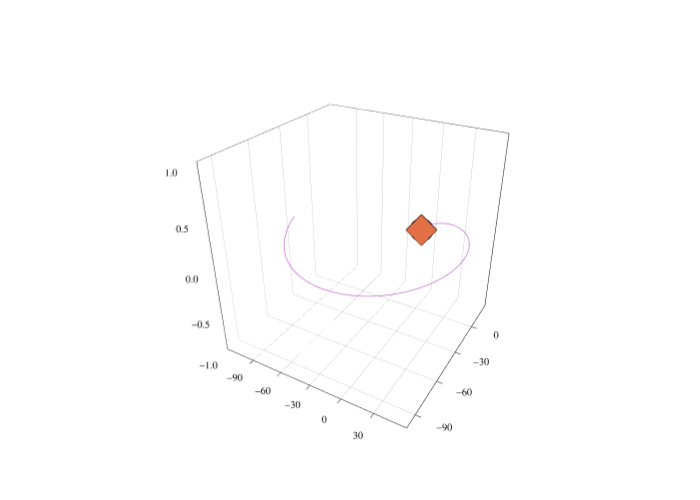

Notebook source saved alongside this figure:
### Code cell
pcart2 = plot3d(size=(700,500), zlim=(-1,1), frame_style=:box, aspect_ratio=:equal, grid=0.4, legend=false)

scatter!(pcart2, [1.0],[0.0],[0.0],label="Moon")
scatter!(pcart2, [1.15568217],[0.0],[0.0], markershape=:diamond, label="L2")
scatter!(pcart2, [sol[1,1]], [sol[2,1]], [sol[3,1]])
plot!(pcart2, sol[1,:], sol[2,:], sol[3,:], linewidth=1.5, label="NRHO")

### Figure 1 — Plotly figure (JSON) as saved in the notebook; plotly's stock layout.template omitted (floating-point values rounded to 4 significant figures; data arrays with more than 128 entries replaced by an {"elided": "..."} marker saying what was removed)
{"data": [{"colorbar": {"len": 0.962, "title": "", "x": 0.9944, "y": 0.5111}, "legendgroup": "Moon", "marker": {"color": "rgba(0, 154, 250, 1.000)", "line": {"color": "rgba(0, 0, 0, 1.000)", "width": 1}, "size": 8, "symbol": "circle"}, "mode": "markers", "name": "Moon", "scene": "scene", "showlegend": true, "type": "scatter3d", "x": [1], "xaxis": "x", "y": [0], "yaxis": "y", "z": [0], "zaxis": "z", "zmax": null, "zmin": null}, {"colorbar": {"len": 0.962, "title": "", "x": 0.9944, "y": 0.5111}, "legendgroup": "L2", "marker": {"color": "rgba(227, 111, 71, 1.000)", "line": {"color": "rgba(0, 0, 0, 1.000)", "width": 1}, "size": 8, "symbol": "diamond"}, "mode": "markers", "name": "L2", "scene": "scene", "showlegend": true, "type": "scatter3d", "x": [1.156], "xaxis": "x", "y": [0], "yaxis": "y", "z": [0], "zaxis": "z", "zmax": null, "zmin": null}, {"colorbar": {"len": 0.962, "title": "", "x": 0.9944, "y": 0.5111}, "legendgroup": "y3", "marker": {"color": "rgba(62, 164, 78, 1.000)", "line": {"color": "rgba(0, 0, 0, 1.000)", "width": 1}, "size": 8, "symbol": "circle"}, "mode": "markers", "name": "y3", "scene": "scene", "showlegend": true, "type": "scatter3d", "x": [1.124], "xaxis": "x", "y": [2.79e-07], "yaxis": "y", "z": [5.6e-23], "zaxis": "z", "zmax": null, "zmin": null}, {"colorbar": {"len": 0.962, "title": "", "x": 0.9944, "y": 0.5111}, "legendgroup": "NRHO", "line": {"color": "rgba(195, 113, 210, 1.000)", "dash": "solid", "shape": "linear", "width": 1.5}, "mode": "lines", "name": "NRHO", "scene": "scene", "showlegend": true, "type": "scatter3d", "x": {"elided": "537 float values"}, "xaxis": "x", "y": {"elided": "537 float values"}, "yaxis": "y", "z": {"elided": "537 float values"}, "zaxis": "z", "zmax": null, "zmin": null}], "layout": {"annotations": [], "height": 500, "margin": {"b": 20, "l": 0, "r": 0, "t": 20}, "paper_bgcolor": "rgba(255, 255, 255, 1.000)", "plot_bgcolor": "rgba(255, 255, 255, 1.000)", "scene": {"camera": {"eye": {"x": 1.126, "y": -1.95, "z": 1.3}, "projection": "orthographic"}, "domain": {"x": [0.04372, 0.9944], "y": [0.0301, 0.9921]}, "xaxis": {"gridcolor": "rgba(0, 0, 0, 0.400)", "gridwidth": 0.5, "linecolor": "rgba(0, 0, 0, 1.000)", "mirror": true, "range": [-119.8, 58.49], "showgrid": true, "showline": true, "showticklabels": true, "tickangle": 0, "tickcolor": "rgb(0, 0, 0)", "tickfont": {"color": "rgba(0, 0, 0, 1.000)", "family": "sans-serif", "size": 11}, "tickmode": "array", "ticks": "inside", "ticktext": ["−90", "−60", "−30", "0", "30"], "tickvals": [-90, -60, -30, 0, 30], "title": "", "titlefont": {"color": "rgba(0, 0, 0, 1.000)", "family": "sans-serif", "size": 15}, "type": "-", "visible": true, "zeroline": false, "zerolinecolor": "rgba(0, 0, 0, 1.000)"}, "yaxis": {"gridcolor": "rgba(0, 0, 0, 0.400)", "gridwidth": 0.5, "linecolor": "rgba(0, 0, 0, 1.000)", "mirror": true, "range": [-100.8, 28.06], "showgrid": true, "showline": true, "showticklabels": true, "tickangle": 0, "tickcolor": "rgb(0, 0, 0)", "tickfont": {"color": "rgba(0, 0, 0, 1.000)", "family": "sans-serif", "size": 11}, "tickmode": "array", "ticks": "inside", "ticktext": ["−90", "−60", "−30", "0"], "tickvals": [-90, -60, -30, 0], "title": "", "titlefont": {"color": "rgba(0, 0, 0, 1.000)", "family": "sans-serif", "size": 15}, "type": "-", "visible": true, "zeroline": false, "zerolinecolor": "rgba(0, 0, 0, 1.000)"}, "zaxis": {"gridcolor": "rgba(0, 0, 0, 0.400)", "gridwidth": 0.5, "linecolor": "rgba(0, 0, 0, 1.000)", "mirror": true, "range": [-1, 1], "showgrid": true, "showline": true, "showticklabels": true, "tickangle": 0, "tickcolor": "rgb(0, 0, 0)", "tickfont": {"color": "rgba(0, 0, 0, 1.000)", "family": "sans-serif", "size": 11}, "tickmode": "array", "ticks": "inside", "ticktext": ["−1.0", "−0.5", "0.0", "0.5", "1.0"], "tickvals": [-1, -0.5, 0, 0.5, 1], "title": "", "titlefont": {"color": "rgba(0, 0, 0, 1.000)", "family": "sans-serif", "size": 15}, "type": "-", "visible": true, "zeroline": false, "zerolinecolor": "rgba(0, 0, 0, 1.000)"}}, "showlegend": false, "width": 700}}
